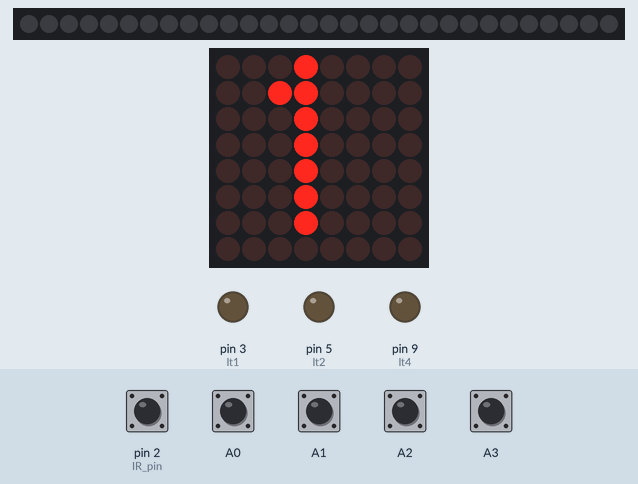
Simulated run of this sketch. Board: Arduino Nano, built with avr-gcc and run on an emulated ATmega328P. On the bench: 30 RGB LEDs in strip order, left to right, 8×8 LED matrix, output pins drawn as LEDs (lit = HIGH). The inputs (shaded band) are chosen by the test bench; at power-on: A0–3, pin 2 (IR_pin) HIGH. What the sketch prints to the serial monitor is not drawn.

Above: at 1.8 s.
1.9 s: pin 2 (IR_pin) driven LOW
At 3.0 s:
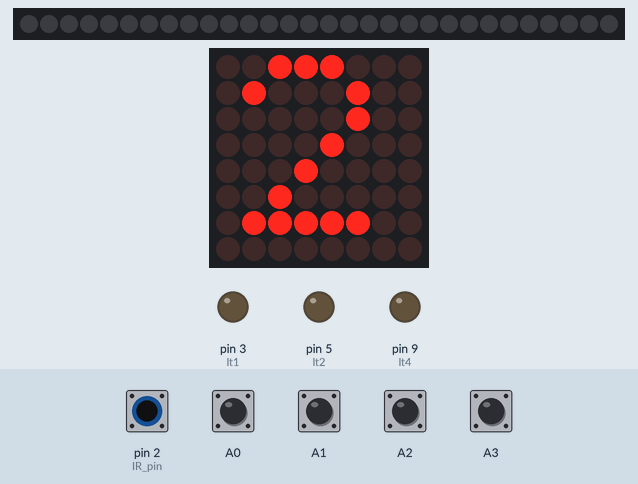
4.0 s: pin 2 (IR_pin) pulsed HIGH 5 times (0.12 s each, 0.3 s apart)
At 6.6 s:
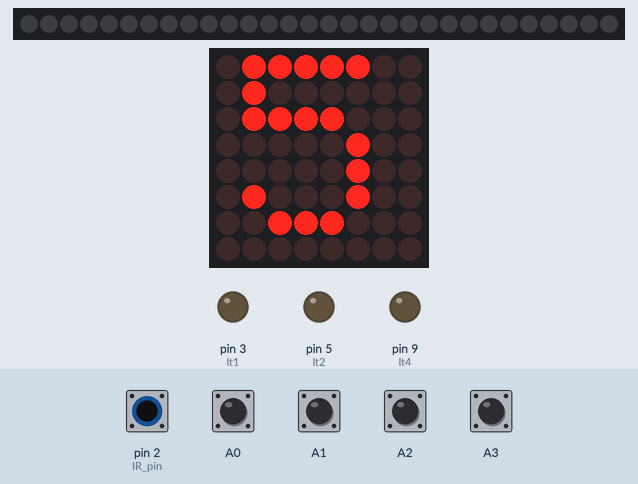
7.0 s: pin 2 (IR_pin) pulsed HIGH 2 times (0.12 s each, 0.3 s apart)
At 8.8 s:
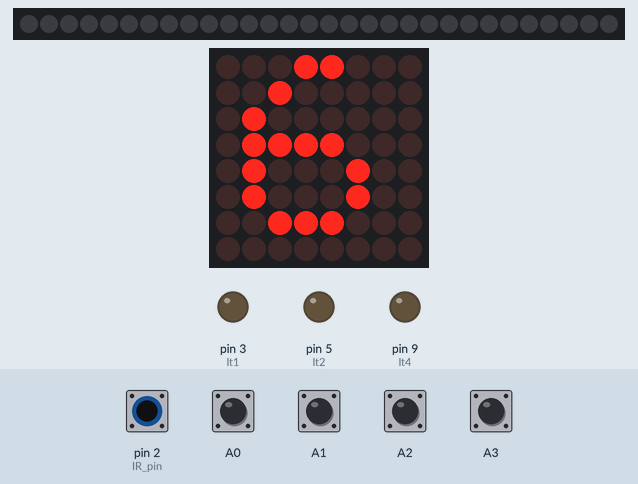
Timing chart, 0 to 10.3 s (numbered marks = the images above; inputs shaded):
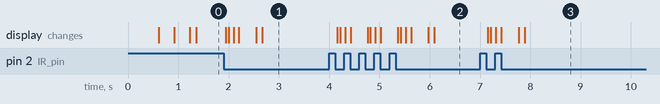

Measured:
- after the input at 1.9 s, the display: first changes at once (image 1 shows a later state)
- after the input at 4.0 s, the display: first changes after 0.16 s (image 2 shows a later state)
- after the input at 7.0 s, the display: first changes after 0.16 s (image 3 shows a later state)

The sketch:

MonsterH.ino
```cpp
//#pragma once
#ifndef __MONSTER_H__
#define __MONSTER_H__
    #include <CapacitiveSensor.h>
    #include "LedControl.h"
    #include "LedStrip.cpp"
    #include "Timer.cpp"
    #include "LedMarix.cpp"
#endif
        uint64_t IMAGES[115] = {
            0x0008080808080c08,
            0x003e04081020221c,
            0x001c22201008103e,
            0x0010103e12141810,
            0x001c2220201e023e,
            0x001c22221e020418,
            0x000404040810203e,
            0x001c22221c22221c,
            0x000c10203c22221c,
            0x00728a9aaaca8b72,
            0x0022222222223322,
            0x00fa122242828b72,
            0x00728a82422243fa,
            0x004242fa4a526342,
            0x00728a82827a0bfa,
            0x00728a8a7a0a1362,
            0x00121212224283fa,
            0x00728a8a728a8b72,
            0x00324282f28a8b72,
            0x006f919294989966,
            0x004f414244486946,
            0x00ff112244889966,
            0x006f9182442849f6,
            0x004f41f254586946,
            0x006f9182741819f6,
            0x006f919274182946,
            0x002f2122244889f6,
            0x006f919264989966,
            0x006f8182e4989966,
            0x006699989492946f,
            0x004649484442644f,
            0x00f619284482946f,
            0x00668988442244ff,
            0x004649f85452644f,
            0x00669988847214ff,
            0x006699987412244f,
            0x00262928244284ff,
            0x006699986492946f,
            0x00668988e492946f,
            0x0064949f95959664,
            0x0044444f45456644,
            0x00f4142f45859664,
            0x0064948f452546f4,
            0x004444ff55556644,
            0x0064948f857516f4,
            0x0064949f75152644,
            0x0024242f254586f4,
            0x0064949f65959664,
            0x0064848fe5959664,
            0x006699989897916f,
            0x004649484847614f,
            0x00f619284887916f,
            0x00669988482741ff,
            0x004649f85857614f,
            0x00669988887711ff,
            0x006699987817214f,
            0x00262928284781ff,
            0x006699986897916f,
            0x00668988e897916f,
            0x0066999997919264,
            0x0046494947416244,
            0x00f6192947819264,
            0x00669989472142f4,
            0x004649f957516244,
            0x00669989877112f4,
            0x0066999977112244,
            0x00262929274182f4,
            0x0066999967919264,
            0x00668989e7919264,
            0x006292929294986f,
            0x004242424244684f,
            0x00f212224284986f,
            0x00629282422448ff,
            0x004242f25254684f,
            0x00629282827418ff,
            0x006292927214284f,
            0x00222222224488ff,
            0x006292926294986f,
            0x00628282e294986f,
            0x0066999996999966,
            0x0046494946496946,
            0x00f6192946899966,
            0x00669989462949f6,
            0x004649f956596946,
            0x00669989867919f6,
            0x0066999976192946,
            0x00262929264989f6,
            0x0066999966999966,
            0x00668989e6999966,
            0x006698989e999966,
            0x004648484e496946,
            0x00f618284e899966,
            0x006698884e2949f6,
            0x004648f85e596946,
            0x006698888e7919f6,
            0x006698987e192946,
            0x002628282e4989f6,
            0x006698986e999966,
            0x00668888ee999966,
            0x00324a4a4a4a4b32,
            0x0019a5a5a5a5a519,
            0x008c52525252528c,
            0x00c62929292929c6,
            0x0063949494949463,
            0x00314a4a4a4a4a31,
            0x0018252525252518,
            0x000c12121212120c,
            0x0006090909090906,
            0x0003040404040403,
            0x0001020202028201,
            0x008081818181c180,
            0x0040404040406040,
            0x0090505050505890,
            0x00c8282828282cc8,
            0x0064949494949664
        };

//promicro pwm:3,5,6,9,10 Analog read:4,6,8,9,10,18,19,20,21 digital:2,3,5,7
//變數宣告區
    //IR
        const short IR_pin = 2;      // 紅外線接收-器
    //capa
        CapacitiveSensor* cs1; CapacitiveSensor* cs2;
        CapacitiveSensor* cs3; CapacitiveSensor* cs4;                                //狀態顯示燈
        unsigned int csSum1 = 0, csSum2 = 0, csSum3 = 0, csSum4 = 0, csSum5 = 0;       //電容觸控門檻
        int sence = 1;//現在檢查位置
        unsigned int trigger;
        Timer capa_timer;
    //IR
        bool IR_new_status = false, IR_old_status = false, goaling = false, IR_cd = false;
        Timer IR_timer;
    //LED matix
        LedMatrix myMax;
        Timer mat_timer;
    //LED strip
        LedStrip myStp;
        Timer stp_timer;
    //LED state light
        Timer idle_timer;//休眠持續時間
        Timer life_timer;//閃爍持續時間
        const short lt1 = 3, lt2 = 5, lt3 = A6, lt4 = 9;
        short st1 = 0, st2 = 0, st3 = 0, st4 = 0;
        short t1 = 0, t2 = 0, t3 = 0, t4 = 0;
        Timer en1, en2, en3, en4;
        float curState = 0, brightness = 120;//現在值/目標值
    //animation
        unsigned long preTime = 0, post_time = 0, delta_time = 0;
        unsigned int score = 0;

void setup() {
    Serial.begin(9600);
    //capa
        capa_timer.setTime(500);
        cs1 = new CapacitiveSensor(7, A0); cs2 = new CapacitiveSensor(7, A1);
        cs3 = new CapacitiveSensor(7, A2); cs4 = new CapacitiveSensor(7, A3);
        pinMode(A0, INPUT); pinMode(A1, INPUT); pinMode(A2, INPUT); pinMode(A3, INPUT);
        pinMode(3, OUTPUT); pinMode(5, OUTPUT); pinMode(6, OUTPUT);  pinMode(9, OUTPUT);
        unsigned int cs;
        for(int x = 0; x < 50; x++){
            cs += cs1->capacitiveSensor(30); cs += cs2->capacitiveSensor(30); cs += cs3->capacitiveSensor(30); cs += cs4->capacitiveSensor(30);
            Serial.println("/");}
        trigger = cs/200+300; Serial.print("trigger: "); Serial.println(trigger);
    //matrix
        mat_timer.setTime(500);
        myMax.SetImg(IMAGES[0]);
        myStp.Init();
        myStp.Emmit();
    //IR
        IR_timer.setTime(500);
    //LED state
        en1.setTime(2000); en2.setTime(2000); en3.setTime(2000); en4.setTime(2000);
    //global
        preTime = millis();
        post_time = preTime;
}
void loop() {
    preTime = millis();
    delta_time = preTime - post_time;
    post_time = preTime;
/*-----------------------------偵測-----------------------------*/
    //電容感應
        capaRead(delta_time);
    //LED state
        if(st1||st2||st3||st4){
            curState += (brightness - curState) * 0.0003;
            if(curState >= 100) brightness = 0;
            if(curState <= 10)  brightness = 120;
            if(en1.tUpdate(delta_time) == 0){if(t1){en1.setTime(10000);lit();}if(!t1){t1 = 1;en1.setTime(2000);}}//t=>1:還沒閃完
            if(en2.tUpdate(delta_time) == 0){if(t2){en2.setTime(10000);lit();}if(!t2){t2 = 1;en2.setTime(2000);}}
            if(en3.tUpdate(delta_time) == 0){if(t3){en3.setTime(10000);lit();}if(!t3){t3 = 1;en3.setTime(2000);}}
            if(en4.tUpdate(delta_time) == 0){if(t4){en4.setTime(10000);lit();}if(!t4){t4 = 1;en4.setTime(2000);}}
        }

    //IR感應
        IR_new_status = digitalRead(2);
        if(IR_old_status == 1 && IR_new_status == 0){goaling = 1;}
        IR_old_status = IR_new_status;
        if (IR_cd){
            goaling = false;
            if(IR_timer.tUpdate(delta_time)){IR_cd = 0; IR_timer.Reset();}
        }else if (goaling) {
            goaling = false;
            IR_cd = true;
            if(score<100)score++;else score = 0;
            //LED 燈條動畫
                myMax.SetImg(IMAGES[score]);
            //LED 陣列動畫
                myStp.Emmit();
        }

/*-----------------------------顯示-----------------------------*/
    //Matrix
        myMax.Update(delta_time);
    //LED strip
        myStp.sUpdate(delta_time);
    //LED state
        Serial.print(t1);  Serial.print(t2);  Serial.print(t3);  Serial.println(t4);
        if(!t1) analogWrite(lt1, curState * st1);
        if(!t2) analogWrite(lt2, curState * st2);
        if(!t3) analogWrite(lt3, curState * st3);
        if(!t4) analogWrite(lt4, curState * st4);

}
void capaRead(unsigned short delta){
    switch(sence){
        case 1:
            st1 = (st1 ^ CSread(*cs1)); sence = 2;/*Serial.println("1")*/; break;
        case 2:
            st2 = (st2 ^ CSread(*cs2)); sence = 3; /*Serial.println("2")*/; break;
        case 3:
            st3 = (st3 ^ CSread(*cs3)); sence = 4; /*Serial.println("3")*/; break;
        case 4:
            st4 = (st4 ^ CSread(*cs4)); sence = 5; /*Serial.println("4")*/; break;
        case 5:
            if(capa_timer.tUpdate(delta)){capa_timer.Reset();sence = 1;}
            break;
        }
}
bool CSread(CapacitiveSensor &capaSence) {
    short cs = capaSence.capacitiveSensor(30); //a: Sensor resolution is set to 80
    if (cs>= trigger) //c: This value is the threshold, a High value means it takes longer to trigger
    {
        capaSence.reset_CS_AutoCal(); //Stops readings
        return(1);
    }
    return(0);
}
void lit(){
    en1.setTime(2000); en2.setTime(2000); en3.setTime(2000); en4.setTime(2000);
    t1 = 0;  t2 = 0;  t3 = 0;  t4 = 0;
}
```

LedMarix.cpp
```cpp
//#pragma once
#ifndef __LED_MATRIX__
#define __LED_MATRIX__
#include "LedControl.h"
#include "Timer.cpp"
//#include "Arduino.h"
#endif
class LedMatrix{
    public:
        unsigned int IMAGES_LEN;
        uint64_t IMG;
        LedMatrix(){
            display.clearDisplay(0);
            display.shutdown(0,false);
            display.setIntensity(0,10);
            mat_timer.setTime(100);
            life_timer.setTime(1500);
        };
        Timer mat_timer, life_timer;
        LedControl display=LedControl(12,11,10,1);
        //LedControl display=LedControl(14,15,16,1);  // pin 12 is connected to the MAX7219 pin 1
                                                    // pin 11 is connected to the CLK pin 13
                                                    // pin 10 is connected to LOAD pin 12
                                                    // 1 as we are only using 1 MAX7219
        unsigned short i = 9, j = 0;       // matix row/colum
        unsigned short anim_kind = 0;
        unsigned short image = 0;
        bool has_wrote = 0;
        void Update(unsigned long delta){
            if(!has_wrote){
                if(anim_kind == 0){                 //rolling
                    unsigned long x = mat_timer.tUpdate(delta);
                    if(x && i < 8){
                            byte row = (IMG >> i * 8) & 0xFF;
                            for(int j = 0; j < 8; j++){
                                display.setLed(0, i, j, bitRead(row, j));
                            }
                            i++;
                    }else if(i >= 8){
                        has_wrote = 1;
                        life_timer.Reset();
                    }
                }
            }else{
                unsigned long x = life_timer.tUpdate(delta);
                //if(x){display.clearDisplay(0);}
            }

        };
        void SetAnim(int index){
            if(index == 0) anim_kind = index;
        };
        void SetImg(uint64_t Mat){
            IMG = Mat;
            display.clearDisplay(0);
            i = 0; j = 0; has_wrote = 0;
            mat_timer.Reset();
        };
};
```

LedStrip.cpp
```cpp
#include <Adafruit_NeoPixel.h>
//#pragma once
#ifndef __LED_STRIP__
#define __LED_STRIP__
  #include "Timer.cpp"
  #include "Arduino.h"
#endif

class LedStrip{
    public:
    unsigned short PIN = 6;
    unsigned int pixel_num = 30, i = 5;
    uint32_t color,black, wait_time;
    uint16_t strip_index;
    Adafruit_NeoPixel* strip;
    Timer stp_timer;
    unsigned short anim_kind = 0;
    bool has_wrote = 0;
    LedStrip(){
      stp_timer.setTime(10);
    };
    void Init(){
      strip = new Adafruit_NeoPixel(pixel_num, PIN, NEO_GRB + NEO_KHZ800);
      //Serial.println(strip->canShow());//判斷功能運作狀況
      //Color(127, 30, 0)//橘
      //Color(100, 70, 0)//黃
      strip->begin();
      strip->show();
      color = strip->Color(100, 70, 0);black = strip->Color(0, 0, 0);
      strip->show();
    }
    void sUpdate(unsigned long delta){
      if(!has_wrote){
        if(anim_kind == 0){                 //rolling
          unsigned long x = stp_timer.tUpdate(delta);
          if(x && i < pixel_num){
            strip->setPixelColor(i, color);
            strip->show();
            i++;
          }else if(i >= pixel_num && i < 2 * pixel_num){
            if(x && i - pixel_num <pixel_num){
              strip->setPixelColor(i - pixel_num, strip->Color(0, 0, 0));
              strip->show();
              i++;
            }
          }/*else if(i >= 2 * pixel_num && i < 3 * pixel_num){
            if(x && i - 2*pixel_num <pixel_num){
              strip->setPixelColor(i - pixel_num, strip->Color(0, 0, 0));
              strip->show();
              i++;
            }
          }*/else if(i >= 2 * pixel_num){
            has_wrote = 1;
            i = 5;
          }
        }
      }
    };
    void SetAnim(int index){
      if(index == 0) anim_kind = index;
    };
    void Emmit(){
      for(int i; i < pixel_num; i++){
        strip->setPixelColor(i, color);
        strip->show();
      }
      i = 0;has_wrote = 0;
    };
};
```

Timer.cpp
```cpp
#pragma once
//#include "Arduino.h"
//計算超過指定時間，回傳1
class Timer{
    public:
        unsigned long pass_time = 0, check_time = 0;
        Timer(){};
        unsigned long setTime(unsigned long time){
            pass_time = 0;
            check_time = time;
        }
        bool tUpdate(unsigned long delta){
            pass_time += delta;
            if(pass_time >= check_time){pass_time = 0; return(1);}
            else return(0);
        }
        void Reset(){
            pass_time = 0;
        }
};
```
